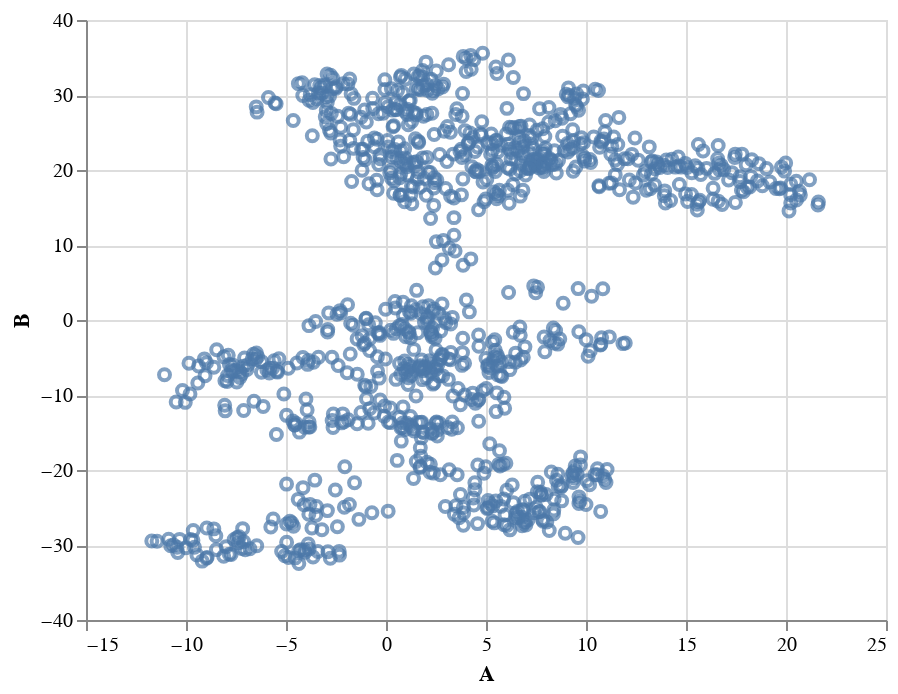

Here is the notebook cell this chart was saved with:
### Markdown cell above
Matplotlib (and pandas' interface to it) is the gold standard in the Python ecosystem - but there are other ecosystems as well. For example, [`vega-lite`](https://github.com/vega/vega-lite) is a famous plotting library for the web and Javascript, and it uses a different grammar to define its plots. If you're familiar with it you'll be delighted to hear that Python's [`altair`](https://altair-viz.github.io/) provides bindings to it, and even if you've never heard of it it's always nice to see that there are many other different ways to tell a computer how to draw stuff on the screen. Let's look at a couple of examples:

### Code cell
import altair as alt

chart = alt.Chart(df)
chart.mark_point().encode(x='A', y='B')

### Figure 1 — Vega-Lite specification as saved in the notebook (floating-point values rounded to 4 significant figures; data arrays with more than 128 entries replaced by an {"elided": "..."} marker saying what was removed)
{"config": {"view": {"continuousWidth": 400, "continuousHeight": 300}}, "data": {"name": "data-3e56eb5e8fe8ce70e4e7b87f63039510"}, "mark": "point", "encoding": {"x": {"field": "A", "type": "quantitative"}, "y": {"field": "B", "type": "quantitative"}}, "$schema": "https://vega.github.io/schema/vega-lite/v4.17.0.json", "datasets": {"data-3e56eb5e8fe8ce70e4e7b87f63039510": {"elided": "1000 records"}}}
